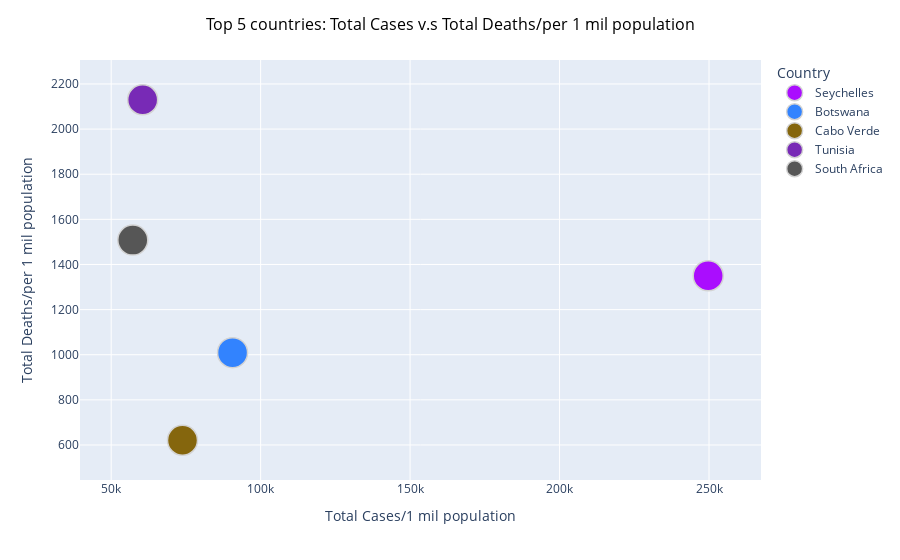

The notebook cell this image was saved under:
### Markdown cell above
Total Cases/1 mil population

### Code cell
df1 = df.sort_values(by = ['Total Cases/1 mil population'],ascending = False).reset_index().head(5)

fig = px.scatter(df1, 
                 x = 'Total Cases/1 mil population', 
                 y = 'Deaths/1 mil population ', 
                 color ='Country',
                 color_discrete_sequence = px.colors.qualitative.Alphabet,
                 labels = {"Deaths/1 mil population ":"Total Deaths/per 1 mil population"})

fig.update_traces(marker = dict(size = 30,
                                line = dict(color = 'lightgray',width = 1.5)),
                  mode = 'markers')

fig.update_layout(title = 'Top 5 countries: Total Cases v.s Total Deaths/per 1 mil population', 
                  title_x = 0.5,
                  title_font = dict(size = 16, color = 'Black'),
                  yaxis = dict(title = 'Total Deaths/per 1 mil population'))
fig.show()

### Figure 1 — Plotly figure (JSON) as saved in the notebook; plotly's stock layout.template omitted (floating-point values rounded to 4 significant figures)
{"data": [{"hovertemplate": "Country=Seychelles<br>Total Cases/1 mil population=%{x}<br>Total Deaths/per 1 mil population=%{y}<extra></extra>", "legendgroup": "Seychelles", "marker": {"color": "#AA0DFE", "line": {"color": "lightgray", "width": 1.5}, "size": 30, "symbol": "circle"}, "mode": "markers", "name": "Seychelles", "orientation": "v", "showlegend": true, "type": "scatter", "x": [249733], "xaxis": "x", "y": [1350], "yaxis": "y"}, {"hovertemplate": "Country=Botswana<br>Total Cases/1 mil population=%{x}<br>Total Deaths/per 1 mil population=%{y}<extra></extra>", "legendgroup": "Botswana", "marker": {"color": "#3283FE", "line": {"color": "lightgray", "width": 1.5}, "size": 30, "symbol": "circle"}, "mode": "markers", "name": "Botswana", "orientation": "v", "showlegend": true, "type": "scatter", "x": [90608], "xaxis": "x", "y": [1009], "yaxis": "y"}, {"hovertemplate": "Country=Cabo Verde<br>Total Cases/1 mil population=%{x}<br>Total Deaths/per 1 mil population=%{y}<extra></extra>", "legendgroup": "Cabo Verde", "marker": {"color": "#85660D", "line": {"color": "lightgray", "width": 1.5}, "size": 30, "symbol": "circle"}, "mode": "markers", "name": "Cabo Verde", "orientation": "v", "showlegend": true, "type": "scatter", "x": [73859], "xaxis": "x", "y": [621], "yaxis": "y"}, {"hovertemplate": "Country=Tunisia<br>Total Cases/1 mil population=%{x}<br>Total Deaths/per 1 mil population=%{y}<extra></extra>", "legendgroup": "Tunisia", "marker": {"color": "#782AB6", "line": {"color": "lightgray", "width": 1.5}, "size": 30, "symbol": "circle"}, "mode": "markers", "name": "Tunisia", "orientation": "v", "showlegend": true, "type": "scatter", "x": [60540], "xaxis": "x", "y": [2130], "yaxis": "y"}, {"hovertemplate": "Country=South Africa<br>Total Cases/1 mil population=%{x}<br>Total Deaths/per 1 mil population=%{y}<extra></extra>", "legendgroup": "South Africa", "marker": {"color": "#565656", "line": {"color": "lightgray", "width": 1.5}, "size": 30, "symbol": "circle"}, "mode": "markers", "name": "South Africa", "orientation": "v", "showlegend": true, "type": "scatter", "x": [57230], "xaxis": "x", "y": [1508], "yaxis": "y"}], "layout": {"legend": {"title": {"text": "Country"}, "tracegroupgap": 0}, "margin": {"t": 60}, "title": {"font": {"color": "Black", "size": 16}, "text": "Top 5 countries: Total Cases v.s Total Deaths/per 1 mil population", "x": 0.5}, "xaxis": {"anchor": "y", "domain": [0, 1], "title": {"text": "Total Cases/1 mil population"}}, "yaxis": {"anchor": "x", "domain": [0, 1], "title": {"text": "Total Deaths/per 1 mil population"}}}}
